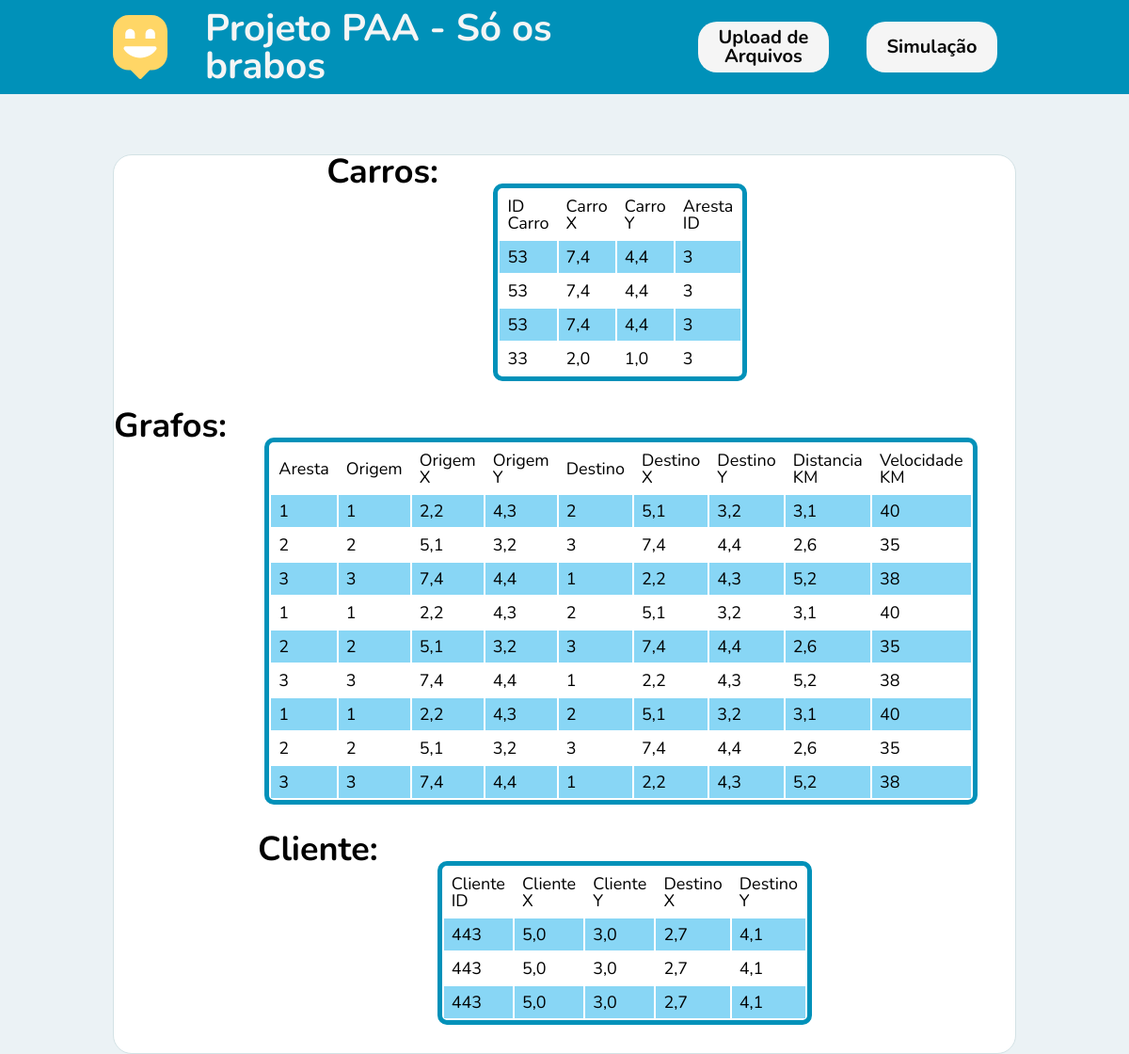
The app's page /tabelas, older data.
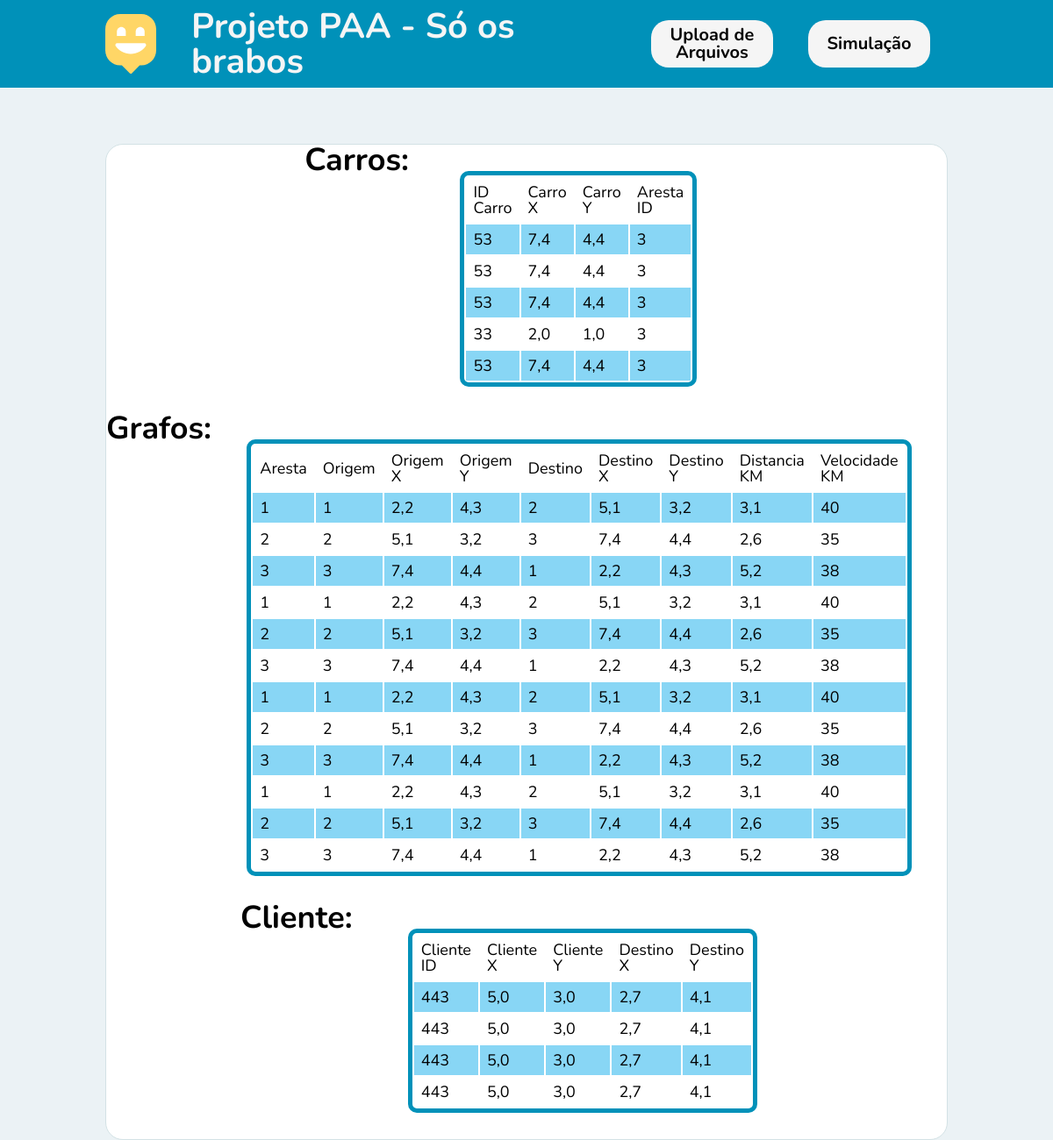
The same page, newer data.
### app/models.py (models this page shows)
class Carro(models.Model):
    carro_id = models.IntegerField(blank=False, null=False)
    loc_carro_x = models.FloatField(blank=False, null=False)
    loc_carro_y = models.FloatField(blank=False, null=False)
    aresta_id = models.IntegerField(blank=False, null=False)

class Grafo(models.Model):
    aresta_n = models.IntegerField(blank=False, null=False, default=0)
    v_origem = models.IntegerField(blank=False, null=False, default=0)
    loc_v_origem_x = models.FloatField(blank=False, null=False, default=0)
    loc_v_origem_y = models.FloatField(blank=False, null=False, default=0)
    v_destino = models.IntegerField(blank=False, null=False, default=0)
    loc_v_destino_x = models.FloatField(blank=False, null=False, default=0)
    loc_v_destino_y = models.FloatField(blank=False, null=False, default=0)
    distancia_km = models.FloatField(blank=False, null=False, default=0)
    velocidade_km_h = models.IntegerField(blank=False, null=False, default=0)

class Cliente(models.Model):
    cliente_id = models.IntegerField(blank=False, null=False)
    loc_cliente_x = models.FloatField(blank=False, null=False)
    loc_cliente_y = models.FloatField(blank=False, null=False)
    dest_cliente_x = models.FloatField(blank=False, null=False)
    dest_cliente_y = models.FloatField(blank=False, null=False)

### app/views.py (the view)
# urls.py: path('tabelas', views.tabelas, name='tabelas')
def tabelas(request):
    carros = Carro.objects.all()
    clientes = Cliente.objects.all()
    grafos = Grafo.objects.all()
    return render(request, 'app/tabelas.html', {'carros':carros, 'clientes':clientes, 'grafos': grafos})

### app/templates/app/tabelas.html (shortened to what this page needs)
{% load static %}
{% block content %}
<!DOCTYPE html>
<html lang="pt_BR">
  <head>
    <link rel="stylesheet" href="{% static 'css/main.css' %}" />
    <link rel="stylesheet" href="{% static 'css/animations.css' %}" />
    <link rel="stylesheet" href=" {% static 'css/tabelas.css' %}" />
  </head>
  <body>
    <nav class="nav_bar_back">
      <div class="nav_bar">
        <div class="nav_title">
          <img src="{% static 'images/map-marker.svg' %}" alt="Happy">
          <h1 class="title">Projeto PAA - Só os brabos</h1>
        </div>
        <div class="nav_buttons">
          <a class="button_nav" href="/"><label>Upload de Arquivos</label></a>
          <a class="button_nav" href="/simulacao/grafo"><label>Simulação</label></a>
        </div>
      </div>
    </nav>
    <div class="page-home animate-up">
        <div class="table_title_div">
            <h1>Carros:</h1>
            <div class="table_div">
                <table class="table">
                    <tr>
                        <td>ID Carro</td>
                        <td>Carro X</td>
                        <td>Carro Y</td>
                        <td>Aresta ID</td>
                    </tr>
                    {% for carro in carros %}
                    <tr>
                        <td>{{carro.carro_id}}</td>
                        <td>{{carro.loc_carro_x}}</td>
                        <td>{{carro.loc_carro_y}}</td>
                        <td>{{carro.aresta_id}}</td>
                    </tr>
                    {% endfor %}
                </table>
            </div>
        </div>
        <div class="table_title_div">
            <h1>Grafos:</h1>
            <div class="table_div">
                <table class="table">
                    <tr>
                        <td>Aresta</td>
                        <td>Origem</td>
                        <td>Origem X</td>
                        <td>Origem Y</td>
                        <td>Destino</td>
                        <td>Destino X</td>
                        <td>Destino Y</td>
                        <td>Distancia KM</td>
                        <td>Velocidade KM</td>
                    </tr>
                    {% for grafo in grafos %}
                    <tr>
                        <td>{{grafo.aresta_n}}</td>
                        <td>{{grafo.v_origem}}</td>
                        <td>{{grafo.loc_v_origem_x}}</td>
                        <td>{{grafo.loc_v_origem_y}}</td>
                        <td>{{grafo.v_destino}}</td>
                        <td>{{grafo.loc_v_destino_x}}</td>
                        <td>{{grafo.loc_v_destino_y}}</td>
                        <td>{{grafo.distancia_km}}</td>
                        <td>{{grafo.velocidade_km_h}}</td>
                    </tr>
                    {% endfor %}
                </table>
            </div>
        </div>
        <div class="table_title_div">
            <h1>Cliente:</h1>
            <div class="table_div">
                <table class="table">
                    <tr>
                        <td>Cliente ID</td>
                        <td>Cliente X</td>
                        <td>Cliente Y</td>
                        <td>Destino X</td>
                        <td>Destino Y</td>
                    </tr>
                    {% for cliente in clientes %}
                    <tr>
                        <td>{{cliente.cliente_id}}</td>
                        <td>{{cliente.loc_cliente_x}}</td>
                        <td>{{cliente.loc_cliente_y}}</td>
                        <td>{{cliente.dest_cliente_x}}</td>
                        <td>{{cliente.dest_cliente_y}}</td>
                    </tr>
                    {% endfor %}
                </table>
            </div>
        </div>
    </div>
  </body>
</html>
{% endblock %}

### app/static/css/main.css (style rules this page uses)
* { margin: 0; padding: 0; box-sizing: border-box; }
:root { font-size: 62.5%; }
body { height: 100vh; color: white; background: #EBF2F5; }
body, input, button, textarea { font: 400 1.8rem/1 "Nunito", "sans-serif"; color: black; }

### app/static/css/animations.css (style rules this page uses)
.animate-up { animation-name: up; animation-duration: 300ms; animation-fill-mode: backwards; }

### app/static/css/tabelas.css (style rules this page uses)
body { flex: 1; }
.page-home { width: 80%; margin: 6.4rem auto; background: white; border: 1px solid #d3e2e5; border-radius: 2rem; overflow: hidden; }
.nav_bar_back { background: rgb(0, 145, 185); display: flex; justify-content: center; }
.nav_bar { width: 80%; display: flex; justify-content: space-between; align-items: center; margin:1rem; }
.nav_title { display: flex; justify-content: space-evenly; align-items: center; color:whitesmoke; }
.title { margin-left: 4rem; font-size:40px; }
.nav_buttons { display: flex; justify-content: space-evenly; align-items: center; background: rgb(0, 145, 185); }
.button_nav { width: 100%; height: 5.4rem; border: 0; cursor: pointer; background: rgb(245, 245, 245); border-radius: 2rem; color: rgb(6, 6, 6); display: flex; align-items: center; justify-content: center; text-align : center; transition: background-color 0.2s; margin-left: 2rem; margin-right: 2rem; text-decoration: none; font-size: 20px; font-weight: bold; }
.table_title_div { display: flex; justify-content: center; align-items: left; }
.table_div { display: flex; justify-content: space-evenly; align-items: center; }
.table { border: 5px solid rgb(0, 145, 185); border-radius: 10px; margin-top: 30px; margin-bottom: 30px; margin-left: 2rem; margin-right: 2rem; width: 60%; }
th, td { text-align: left; padding: 8px; }
tr:nth-child(even) { background-color: #88d6f5; }

Row changes from the older to the newer data that the page shows:
added Carro: carro_id "53", loc_carro_x "7,4", loc_carro_y "4,4", aresta_id "3"
added Grafo: aresta_n "1", v_origem "1", loc_v_origem_x "2,2", loc_v_origem_y "4,3", v_destino "2", loc_v_destino_x "5,1", loc_v_destino_y "3,2", distancia_km "3,1", velocidade_km_h "40"
added Grafo: aresta_n "2", v_origem "2", loc_v_origem_x "5,1", loc_v_origem_y "3,2", v_destino "3", loc_v_destino_x "7,4", loc_v_destino_y "4,4", distancia_km "2,6", velocidade_km_h "35"
added Grafo: aresta_n "3", v_origem "3", loc_v_origem_x "7,4", loc_v_origem_y "4,4", v_destino "1", loc_v_destino_x "2,2", loc_v_destino_y "4,3", distancia_km "5,2", velocidade_km_h "38"
added Cliente: cliente_id "443", loc_cliente_x "5,0", loc_cliente_y "3,0", dest_cliente_x "2,7", dest_cliente_y "4,1"
